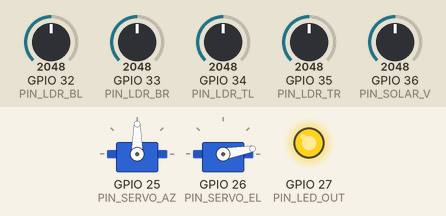
Recording of a sketch running on a simulated ESP32. Parts: 2 × servo, output pins drawn as LEDs (lit = HIGH). The inputs (shaded band) are chosen by the test bench; at power-on: GPIO 32 (PIN_LDR_BL) = 2048, GPIO 33 (PIN_LDR_BR) = 2048, GPIO 34 (PIN_LDR_TL) = 2048, GPIO 35 (PIN_LDR_TR) = 2048, GPIO 36 (PIN_SOLAR_V) = 2048 (analog values on the 0–4095 scale). WiFi joins after 1.5 s; servers stay silent unless stated; no MQTT or app messages arrive unless stated; what the sketch prints to the serial monitor is not drawn.

Above: at 2.9 s.
3.0 s: GPIO 32 (PIN_LDR_BL) set to 1960
At 3.26 s:
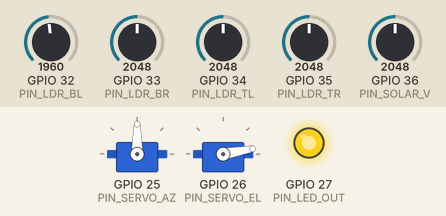
4.8 s: GPIO 33 (PIN_LDR_BR) set to 1967
At 5.37 s:
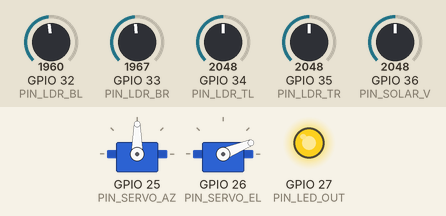
7.8 s: GPIO 34 (PIN_LDR_TL) set to 2866
At 8.01 s:
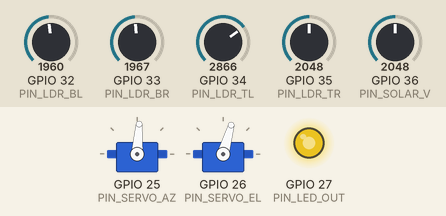
10.8 s: GPIO 35 (PIN_LDR_TR) set to 2866
At 13.6 s:
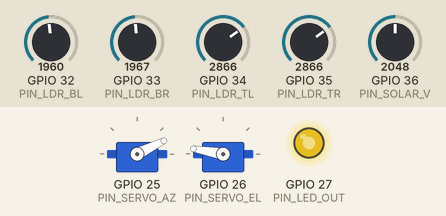
13.8 s: GPIO 33 (PIN_LDR_BR) set to 1228
At 16.3 s:
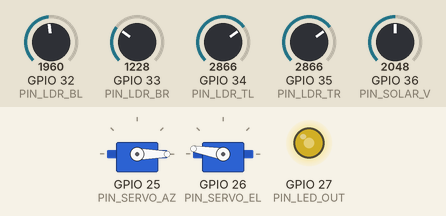
16.8 s: GPIO 34 (PIN_LDR_TL) set to 3972
At 18.1 s:
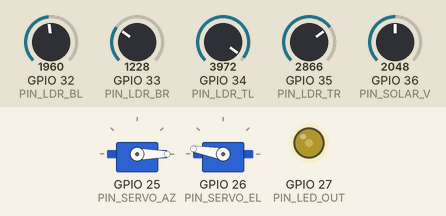
Timing chart, 0 to 19.8 s (numbered marks = the images above; inputs shaded):
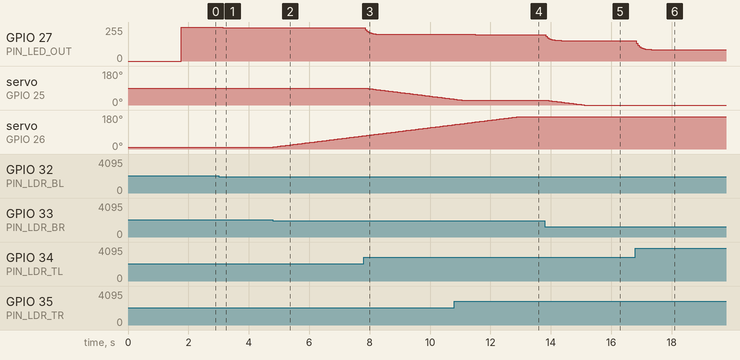

The sketch:

sketch.ino
```cpp
// HELIOS v2.4 — sketch.ino
// Финальная прошивка: трекинг + Wi-Fi + MQTT + JSON-телеметрия + control-команды.

#include "config.h"
#include "sensors.h"
#include "tracker.h"
#include "network.h"
#include "telemetry.h"

static unsigned long lastLoopTick      = 0;
static unsigned long lastTelemetryTick = 0;
static unsigned long lastSerialTick    = 0;
static const unsigned long SERIAL_PERIOD = 2000;  // диагностический лог раз в 2 секунды

static const char* modeShort(TrackerMode m) {
  switch (m) {
    case MODE_AUTO:   return "AUTO";
    case MODE_MANUAL: return "MAN ";
    case MODE_PARKED: return "PARK";
  }
  return "????";
}

void setup() {
  Serial.begin(115200);
  delay(200);
  Serial.println();
  Serial.println(F("=== HELIOS v2.4 — full firmware online ==="));
  Serial.println(F("Tracker + Wi-Fi + MQTT + JSON telemetry."));
  Serial.println();

  sensorsInit();
  trackerInit();
  telemetryInit();
  networkInit(telemetryHandleControl);
}

void loop() {
  const unsigned long now = millis();

  // Сетевой тик — каждый цикл, чтобы MQTT успевал держать keepalive и принимать команды.
  networkLoop();

  // Основной алгоритмический шаг — раз в LOOP_DELAY_MS.
  if (now - lastLoopTick < LOOP_DELAY_MS) return;
  lastLoopTick = now;

  const SensorData    s    = sensorsRead();
  const Differentials diff = sensorsComputeDifferentials(s);
  trackerUpdate(s, diff);

  // Телеметрия по MQTT — раз в TELEMETRY_PERIOD.
  if (now - lastTelemetryTick >= TELEMETRY_PERIOD) {
    lastTelemetryTick = now;
    if (networkIsConnected()) {
      telemetryPublish(s, diff, trackerGetState());
    }
  }

  // Дублирование в Serial для отладки (медленнее, чем MQTT).
  if (now - lastSerialTick >= SERIAL_PERIOD) {
    lastSerialTick = now;
    const TrackerState st = trackerGetState();
    const char* netStatus = networkIsConnected() ? "ONLINE " : "OFFLINE";
    Serial.printf(
      "[%s|%s] LDR=%4d/%4d/%4d/%4d dV=%+5d dH=%+5d az=%3d el=%3d LED=%3d DZ=%d SV=%4d\n",
      netStatus, modeShort(st.mode),
      s.tl, s.tr, s.bl, s.br,
      diff.vertical, diff.horizontal,
      st.currentAz, st.currentEl,
      st.ledBrightness, st.deadzone, s.solarV);
  }
}
```

network.cpp
```cpp
// HELIOS v2.4 — network.cpp
// WiFi → MQTT мост: подписка на control, паблиш телеметрии, LWT для offline-статуса.

#include "network.h"
#include "config.h"
#include <WiFi.h>
#include <PubSubClient.h>

static WiFiClient        wifiClient;
static PubSubClient      mqtt(wifiClient);
static ControlHandler    controlHandler = nullptr;
static unsigned long     lastReconnectAttempt = 0;
static const unsigned long RECONNECT_INTERVAL_MS = 5000;

// Колбэк PubSubClient: пришло сообщение, перепаковываем в String и зовём пользователя.
static void mqttCallback(char* topic, byte* payload, unsigned int length) {
  String msg;
  msg.reserve(length);
  for (unsigned int i = 0; i < length; i++) msg += (char)payload[i];
  Serial.printf("[mqtt] RX %s: %s\n", topic, msg.c_str());
  if (controlHandler) controlHandler(msg);
}

// Попытка подключиться к брокеру + сразу публикуем status:online (retained).
// LWT настраивается до connect — он сработает на стороне брокера, если ESP отвалится без отписки.
static bool connectMqtt() {
  Serial.print(F("[mqtt] connecting... "));
  const char* willTopic   = TOPIC_STATUS;
  const char* willPayload = "{\"online\":false}";
  if (mqtt.connect(DEVICE_ID, NULL, NULL, willTopic, 0, true, willPayload)) {
    Serial.println(F("OK"));
    mqtt.publish(TOPIC_STATUS, "{\"online\":true}", true);
    mqtt.subscribe(TOPIC_CONTROL);
    return true;
  }
  Serial.printf("FAIL rc=%d\n", mqtt.state());
  return false;
}

void networkInit(ControlHandler onControl) {
  controlHandler = onControl;

  WiFi.mode(WIFI_STA);
  WiFi.begin(WIFI_SSID, WIFI_PASS);
  Serial.print(F("[wifi] connecting to "));
  Serial.println(WIFI_SSID);

  // Wokwi-GUEST поднимается быстро; даём 10 секунд на коннект, потом всё равно идём в loop().
  const unsigned long start = millis();
  while (WiFi.status() != WL_CONNECTED && millis() - start < 10000) {
    delay(100);
    Serial.print(".");
  }
  if (WiFi.status() == WL_CONNECTED) {
    Serial.printf("\n[wifi] connected, IP=%s\n", WiFi.localIP().toString().c_str());
  } else {
    Serial.println(F("\n[wifi] connect timeout — will keep retrying in loop."));
  }

  mqtt.setServer(MQTT_HOST, MQTT_PORT);
  mqtt.setCallback(mqttCallback);
  mqtt.setBufferSize(1024);   // JSON-телеметрия укладывается в ~400 байт, 1 КБ с запасом.
  connectMqtt();
}

void networkLoop() {
  // ESP32 автоматически переподключает Wi-Fi; ждём пока WL_CONNECTED.
  if (WiFi.status() != WL_CONNECTED) return;

  if (!mqtt.connected()) {
    const unsigned long now = millis();
    if (now - lastReconnectAttempt > RECONNECT_INTERVAL_MS) {
      lastReconnectAttempt = now;
      connectMqtt();
    }
    return;
  }
  mqtt.loop();
}

bool networkIsConnected() {
  return WiFi.status() == WL_CONNECTED && mqtt.connected();
}

bool networkPublish(const char* topic, const char* payload, bool retain) {
  if (!mqtt.connected()) return false;
  return mqtt.publish(topic, payload, retain);
}

bool networkPublish(const char* topic, const String& payload, bool retain) {
  return networkPublish(topic, payload.c_str(), retain);
}
```

network.h
```cpp
// HELIOS v2.4 — network.h
// Wi-Fi (Wokwi-GUEST) + MQTT-клиент. Подписка на control-топик, публикация телеметрии.

#pragma once

#include <Arduino.h>
#include <functional>

// Колбэк, который вызывается при приходе JSON-команды в control-топик.
using ControlHandler = std::function<void(const String& payload)>;

// Поднять Wi-Fi и MQTT, навесить обработчик команд.
void networkInit(ControlHandler onControl);

// Тикать в основном цикле — поддерживает соединение и перепарсивает входящие.
void networkLoop();

// True, если активны и Wi-Fi, и MQTT.
bool networkIsConnected();

// Опубликовать сообщение в произвольный топик.
bool networkPublish(const char* topic, const char* payload, bool retain = false);
bool networkPublish(const char* topic, const String& payload, bool retain = false);
```

sensors.cpp
```cpp
// HELIOS v2.4 — sensors.cpp
// Реализация чтения и фильтрации фото-датчиков.

#include "sensors.h"
#include "config.h"

// Внутреннее состояние EMA (хранится между вызовами).
static float emaTl = 2048.0f;
static float emaTr = 2048.0f;
static float emaBl = 2048.0f;
static float emaBr = 2048.0f;
static float emaSv = 2048.0f;

// Усреднение по N сырых выборок — снижает шум ADC ESP32.
static int sampleAverage(int pin) {
  uint32_t sum = 0;
  for (int i = 0; i < ADC_SAMPLES; i++) {
    sum += analogRead(pin);
  }
  return (int)(sum / ADC_SAMPLES);
}

void sensorsInit() {
  // ESP32 ADC: 12 бит → 0..4095
  analogReadResolution(12);
  // На вход 3V3 настраиваем аттенюацию 11 дБ, чтобы видеть полный диапазон до ~3.3 В.
  analogSetPinAttenuation(PIN_LDR_TL, ADC_11db);
  analogSetPinAttenuation(PIN_LDR_TR, ADC_11db);
  analogSetPinAttenuation(PIN_LDR_BL, ADC_11db);
  analogSetPinAttenuation(PIN_LDR_BR, ADC_11db);
  analogSetPinAttenuation(PIN_SOLAR_V, ADC_11db);

  // Стартовое значение EMA = первое замеренное, чтобы не "догонять" с 2048.
  emaTl = (float)sampleAverage(PIN_LDR_TL);
  emaTr = (float)sampleAverage(PIN_LDR_TR);
  emaBl = (float)sampleAverage(PIN_LDR_BL);
  emaBr = (float)sampleAverage(PIN_LDR_BR);
  emaSv = (float)sampleAverage(PIN_SOLAR_V);
}

SensorData sensorsRead() {
  int rawTl = sampleAverage(PIN_LDR_TL);
  int rawTr = sampleAverage(PIN_LDR_TR);
  int rawBl = sampleAverage(PIN_LDR_BL);
  int rawBr = sampleAverage(PIN_LDR_BR);
  int rawSv = sampleAverage(PIN_SOLAR_V);

  // EMA: filtered = α·raw + (1−α)·filtered
  emaTl = EMA_ALPHA * rawTl + (1.0f - EMA_ALPHA) * emaTl;
  emaTr = EMA_ALPHA * rawTr + (1.0f - EMA_ALPHA) * emaTr;
  emaBl = EMA_ALPHA * rawBl + (1.0f - EMA_ALPHA) * emaBl;
  emaBr = EMA_ALPHA * rawBr + (1.0f - EMA_ALPHA) * emaBr;
  emaSv = EMA_ALPHA * rawSv + (1.0f - EMA_ALPHA) * emaSv;

  SensorData d;
  d.tl     = (int)emaTl;
  d.tr     = (int)emaTr;
  d.bl     = (int)emaBl;
  d.br     = (int)emaBr;
  d.solarV = (int)emaSv;
  return d;
}

Differentials sensorsComputeDifferentials(const SensorData& s) {
  Differentials diff;
  diff.vertical   = (s.tl + s.tr) / 2 - (s.bl + s.br) / 2;
  diff.horizontal = (s.tl + s.bl) / 2 - (s.tr + s.br) / 2;
  return diff;
}
```

sensors.h
```cpp
// HELIOS v2.4 — sensors.h
// Чтение фото-датчиков (LDR) + Solar Voltage + EMA-фильтрация + расчёт дифференциалов.

#pragma once

#include <Arduino.h>

// Сырые/фильтрованные значения 4 LDR и "напряжения панели" в диапазоне 0..4095
struct SensorData {
  int tl;       // Top-Left
  int tr;       // Top-Right
  int bl;       // Bottom-Left
  int br;       // Bottom-Right
  int solarV;   // имитация выходного напряжения панели
};

// Дифференциальные сигналы. Положительные значения означают
// смещение "источника света" в соответствующую сторону.
struct Differentials {
  int vertical;    // > 0 — верх ярче (солнце сверху), нужно поднимать elevation
  int horizontal;  // > 0 — слева ярче, нужно крутить azimuth влево
};

// Инициализация: настройка ADC и заполнение начального состояния EMA.
void sensorsInit();

// Считать все 5 каналов с усреднением и применить EMA. Возвращает текущее
// сглаженное состояние датчиков.
SensorData sensorsRead();

// Посчитать дифференциалы по парам датчиков.
//   vertical   = (TL+TR)/2 − (BL+BR)/2
//   horizontal = (TL+BL)/2 − (TR+BR)/2
Differentials sensorsComputeDifferentials(const SensorData& s);
```

telemetry.cpp
```cpp
// HELIOS v2.4 — telemetry.cpp
// JSON-сериализация телеметрии и обработка входящих команд через ArduinoJson 7.

#include "telemetry.h"
#include "network.h"
#include "config.h"
#include <ArduinoJson.h>

void telemetryInit() {
  // Резерв на будущее (счётчики, агрегирование).
}

static const char* modeToStr(TrackerMode m) {
  switch (m) {
    case MODE_AUTO:   return "AUTO";
    case MODE_MANUAL: return "MANUAL";
    case MODE_PARKED: return "PARKED";
  }
  return "UNKNOWN";
}

void telemetryPublish(const SensorData& s, const Differentials& diff, const TrackerState& st) {
  JsonDocument doc;
  doc["ts"]   = millis();
  doc["mode"] = modeToStr(st.mode);

  JsonObject sensors = doc["sensors"].to<JsonObject>();
  sensors["tl"] = s.tl;
  sensors["tr"] = s.tr;
  sensors["bl"] = s.bl;
  sensors["br"] = s.br;

  JsonObject d = doc["diff"].to<JsonObject>();
  d["vertical"]   = diff.vertical;
  d["horizontal"] = diff.horizontal;

  JsonObject servo = doc["servo"].to<JsonObject>();
  servo["az"]       = st.currentAz;
  servo["el"]       = st.currentEl;
  servo["targetAz"] = st.targetAz;
  servo["targetEl"] = st.targetEl;

  JsonObject power = doc["power"].to<JsonObject>();
  // 12-bit ADC → масштабируем в условные 0..5 В, как «выход панели».
  power["voltage"]       = (s.solarV / 4095.0f) * 5.0f;
  power["ledBrightness"] = st.ledBrightness;
  power["raw"]           = s.solarV;

  doc["deadzone"] = st.deadzone;

  String json;
  serializeJson(doc, json);
  networkPublish(TOPIC_TELEMETRY, json);
}

void telemetryHandleControl(const String& payload) {
  JsonDocument doc;
  const DeserializationError err = deserializeJson(doc, payload);
  if (err) {
    Serial.printf("[control] JSON parse error: %s\n", err.c_str());
    return;
  }

  const char* cmd = doc["cmd"];
  if (!cmd) {
    Serial.println(F("[control] missing 'cmd' field"));
    return;
  }

  if (strcmp(cmd, "setMode") == 0) {
    const char* val = doc["value"];
    if (!val) return;
    if      (strcmp(val, "AUTO")   == 0) trackerSetMode(MODE_AUTO);
    else if (strcmp(val, "MANUAL") == 0) trackerSetMode(MODE_MANUAL);
    else if (strcmp(val, "PARKED") == 0) trackerSetMode(MODE_PARKED);
    Serial.printf("[control] setMode -> %s\n", val);
  }
  else if (strcmp(cmd, "setServo") == 0) {
    // Принимаем az/el, оба опциональны.
    const TrackerState st = trackerGetState();
    int az = doc["az"] | st.targetAz;
    int el = doc["el"] | st.targetEl;
    trackerSetManualTarget(az, el);
    Serial.printf("[control] setServo az=%d el=%d\n", az, el);
  }
  else if (strcmp(cmd, "setDeadzone") == 0) {
    int dz = doc["value"] | -1;
    if (dz >= 0) {
      trackerSetDeadzone(dz);
      Serial.printf("[control] setDeadzone -> %d\n", dz);
    }
  }
  else {
    Serial.printf("[control] unknown cmd: %s\n", cmd);
  }
}
```

telemetry.h
```cpp
// HELIOS v2.4 — telemetry.h
// Сериализация состояния в JSON и парсинг control-команд.

#pragma once

#include <Arduino.h>
#include "sensors.h"
#include "tracker.h"

void telemetryInit();

// Сериализовать снимок (sensors + diff + tracker) в JSON и опубликовать в telemetry-топик.
void telemetryPublish(const SensorData& s, const Differentials& diff, const TrackerState& st);

// Распарсить JSON-команду из control-топика и применить к трекеру.
void telemetryHandleControl(const String& payload);
```

tracker.cpp
```cpp
// HELIOS v2.4 — tracker.cpp
// Реализация двухосевого трекинга с плавным движением и LED-индикацией.

#include "tracker.h"
#include "config.h"
#include <ESP32Servo.h>

// ──────────────── Локальное состояние модуля ────────────────
static Servo servoAz;
static Servo servoEl;

static TrackerState state = {
  .mode          = MODE_AUTO,
  .currentAz     = PARK_AZ,
  .currentEl     = PARK_EL,
  .targetAz      = PARK_AZ,
  .targetEl      = PARK_EL,
  .ledBrightness = 0,
  .deadzone      = DEADZONE,
};

static unsigned long lastSmoothMove = 0;
static unsigned long lastNightCheck = 0;

// ──────────────── Вспомогательные функции ────────────────

// Все 4 LDR ниже порога — значит "ночь".
static bool isNight(const SensorData& s) {
  return s.tl < NIGHT_THRESHOLD &&
         s.tr < NIGHT_THRESHOLD &&
         s.bl < NIGHT_THRESHOLD &&
         s.br < NIGHT_THRESHOLD;
}

// Плавное движение к цели: раз в SERVO_SMOOTH_MS делаем ±1° по каждой оси.
// Это убирает рывки сервы при больших скачках target-а.
static void smoothMove() {
  unsigned long now = millis();
  if (now - lastSmoothMove < SERVO_SMOOTH_MS) return;
  lastSmoothMove = now;

  if (state.currentAz < state.targetAz) state.currentAz++;
  else if (state.currentAz > state.targetAz) state.currentAz--;

  if (state.currentEl < state.targetEl) state.currentEl++;
  else if (state.currentEl > state.targetEl) state.currentEl--;

  servoAz.write(state.currentAz);
  servoEl.write(state.currentEl);
}

// LED горит ярче когда ошибка наведения мала.
static void updateLedIndicator(const Differentials& diff) {
  int err = abs(diff.vertical) + abs(diff.horizontal);
  int constrained = err > 4095 ? 4095 : err;
  int brightness = map(constrained, 0, 4095, 255, 0);
  state.ledBrightness = brightness;
  // ESP32 Arduino core 3.x: ledcWrite по пину, без отдельного канала.
  ledcWrite(PIN_LED_OUT, brightness);
}

// ──────────────── Публичный API ────────────────

void trackerInit() {
  // ESP32 Arduino core 3.x API: ledcAttach(pin, freq, bits) = setup+attach в один шаг.
  ledcAttach(PIN_LED_OUT, LED_PWM_FREQ, LED_PWM_BITS);
  ledcWrite(PIN_LED_OUT, 0);

  // Резервируем таймеры для двух серв.
  ESP32PWM::allocateTimer(0);
  ESP32PWM::allocateTimer(1);
  servoAz.setPeriodHertz(50);
  servoEl.setPeriodHertz(50);
  servoAz.attach(PIN_SERVO_AZ, 500, 2400);
  servoEl.attach(PIN_SERVO_EL, 500, 2400);

  // Стартуем из парк-позиции.
  state.currentAz = PARK_AZ;
  state.currentEl = PARK_EL;
  state.targetAz  = PARK_AZ;
  state.targetEl  = PARK_EL;
  servoAz.write(state.currentAz);
  servoEl.write(state.currentEl);
}

void trackerUpdate(const SensorData& s, const Differentials& diff) {
  // ── MANUAL: никакой автоматики, просто едем к ручному target.
  if (state.mode == MODE_MANUAL) {
    state.ledBrightness = 0;
    ledcWrite(PIN_LED_OUT, 0);
    smoothMove();
    return;
  }

  // ── PARKED: ждём ночь, раз в минуту проверяем не рассвело ли.
  if (state.mode == MODE_PARKED) {
    unsigned long now = millis();
    if (now - lastNightCheck > NIGHT_CHECK_MS) {
      lastNightCheck = now;
      if (!isNight(s)) {
        state.mode = MODE_AUTO;
      }
    }
    state.ledBrightness = 0;
    ledcWrite(PIN_LED_OUT, 0);
    smoothMove();
    return;
  }

  // ── AUTO: основной алгоритм наведения.

  // Ночью — паркуемся и выходим.
  if (isNight(s)) {
    state.mode      = MODE_PARKED;
    state.targetAz  = PARK_AZ;
    state.targetEl  = PARK_EL;
    lastNightCheck  = millis();
    state.ledBrightness = 0;
    ledcWrite(PIN_LED_OUT, 0);
    return;
  }

  // Elevation: положительный diff.vertical → "верх" ярче → поднимаем панель.
  if (abs(diff.vertical) > state.deadzone) {
    if (diff.vertical > 0 && state.targetEl < EL_MAX) {
      state.targetEl += SERVO_STEP;
    } else if (diff.vertical < 0 && state.targetEl > EL_MIN) {
      state.targetEl -= SERVO_STEP;
    }
  }

  // Azimuth: положительный diff.horizontal → "лево" ярче → крутим к левому краю
  // (уменьшаем угол). Знак подобран так, чтобы трекер физически шёл К свету.
  if (abs(diff.horizontal) > state.deadzone) {
    if (diff.horizontal > 0 && state.targetAz > AZ_MIN) {
      state.targetAz -= SERVO_STEP;
    } else if (diff.horizontal < 0 && state.targetAz < AZ_MAX) {
      state.targetAz += SERVO_STEP;
    }
  }

  smoothMove();
  updateLedIndicator(diff);
}

TrackerState trackerGetState() {
  return state;
}

void trackerSetMode(TrackerMode mode) {
  if (mode == state.mode) return;
  state.mode = mode;
  if (mode == MODE_PARKED) {
    state.targetAz = PARK_AZ;
    state.targetEl = PARK_EL;
    lastNightCheck = millis();
  }
}

void trackerSetManualTarget(int az, int el) {
  // Принимаем команду только если реально в ручном режиме.
  if (state.mode != MODE_MANUAL) return;
  if (az < AZ_MIN) az = AZ_MIN;
  if (az > AZ_MAX) az = AZ_MAX;
  if (el < EL_MIN) el = EL_MIN;
  if (el > EL_MAX) el = EL_MAX;
  state.targetAz = az;
  state.targetEl = el;
}

void trackerSetDeadzone(int dz) {
  if (dz < 0) dz = 0;
  if (dz > 2000) dz = 2000;
  state.deadzone = dz;
}
```

Source omitted: tracker.h (1381 bytes), config.h (2460 bytes)

Measured:
- the behaviour switches between 2036 and 2035 on GPIO 33 (PIN_LDR_BR) (found by bisection; images 1 and 2)
- after the input at 3.0 s, GPIO 27 (PIN_LED_OUT): 255/255 → 250/255 at once, → 249/255 0.31 s later
- after the input at 4.8 s, servo on GPIO 26 (PIN_SERVO_EL): moves from 10° to 69° over 2.9 s, starting at once
- after the input at 7.8 s, GPIO 27 (PIN_LED_OUT): moves from 249/255 to 199/255 over 0.56 s, starting after 0.05 s; servo on GPIO 25 (PIN_SERVO_AZ): moves from 90° to 31° over 2.9 s, starting after 0.05 s
- after the input at 10.8 s, GPIO 27 (PIN_LED_OUT): 199/255 → 198/255 after 0.70 s; servo on GPIO 25 (PIN_SERVO_AZ): goes on until 11.0 s, then stays 26°
- after the input at 13.8 s, GPIO 27 (PIN_LED_OUT): moves from 198/255 to 153/255 over 0.51 s, starting at once; servo on GPIO 25 (PIN_SERVO_AZ): moves from 26° to 0° over 1.3 s, starting at once
- after the input at 16.8 s, GPIO 27 (PIN_LED_OUT): moves from 153/255 to 85/255 over 0.61 s, starting at once
